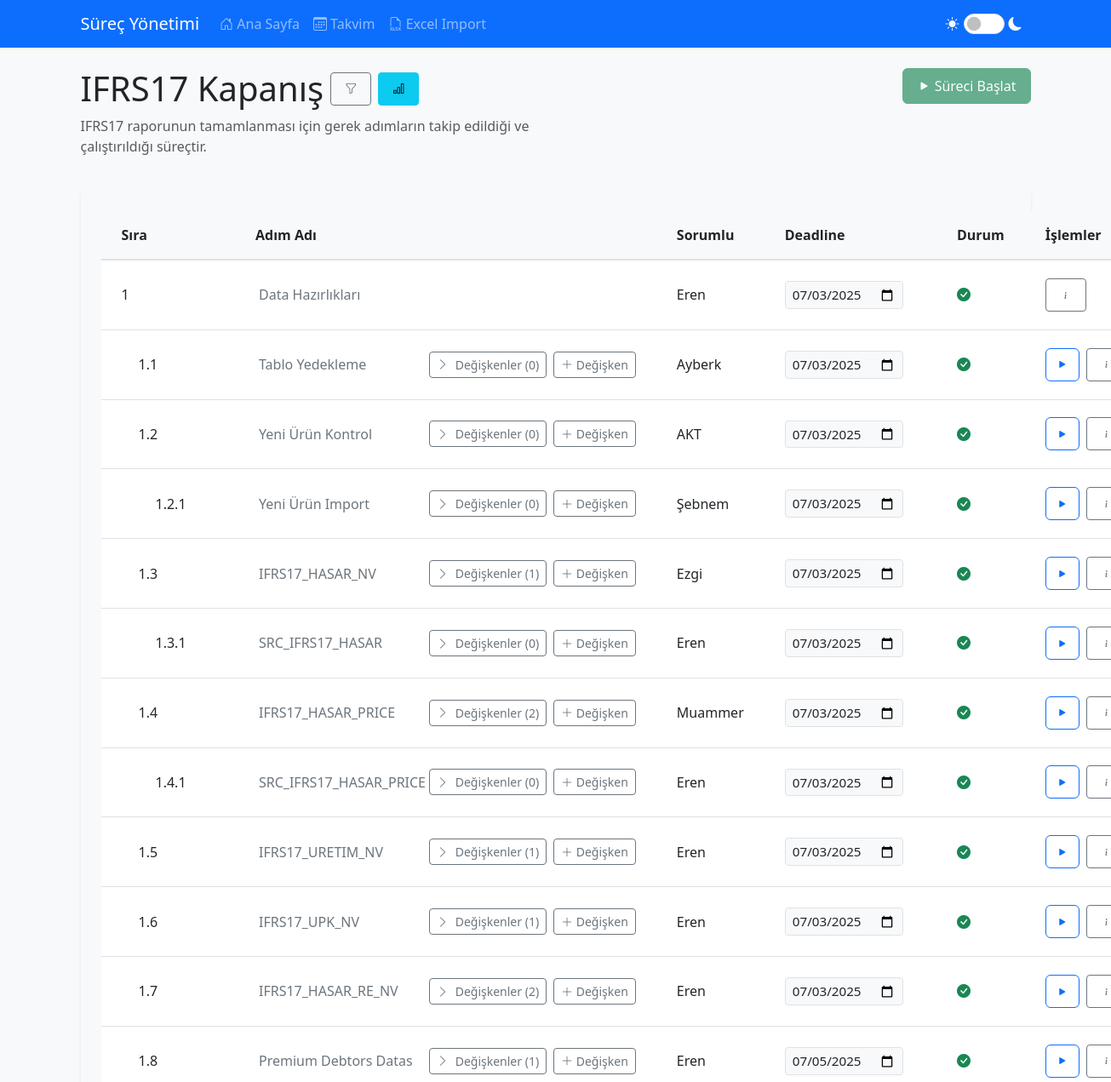
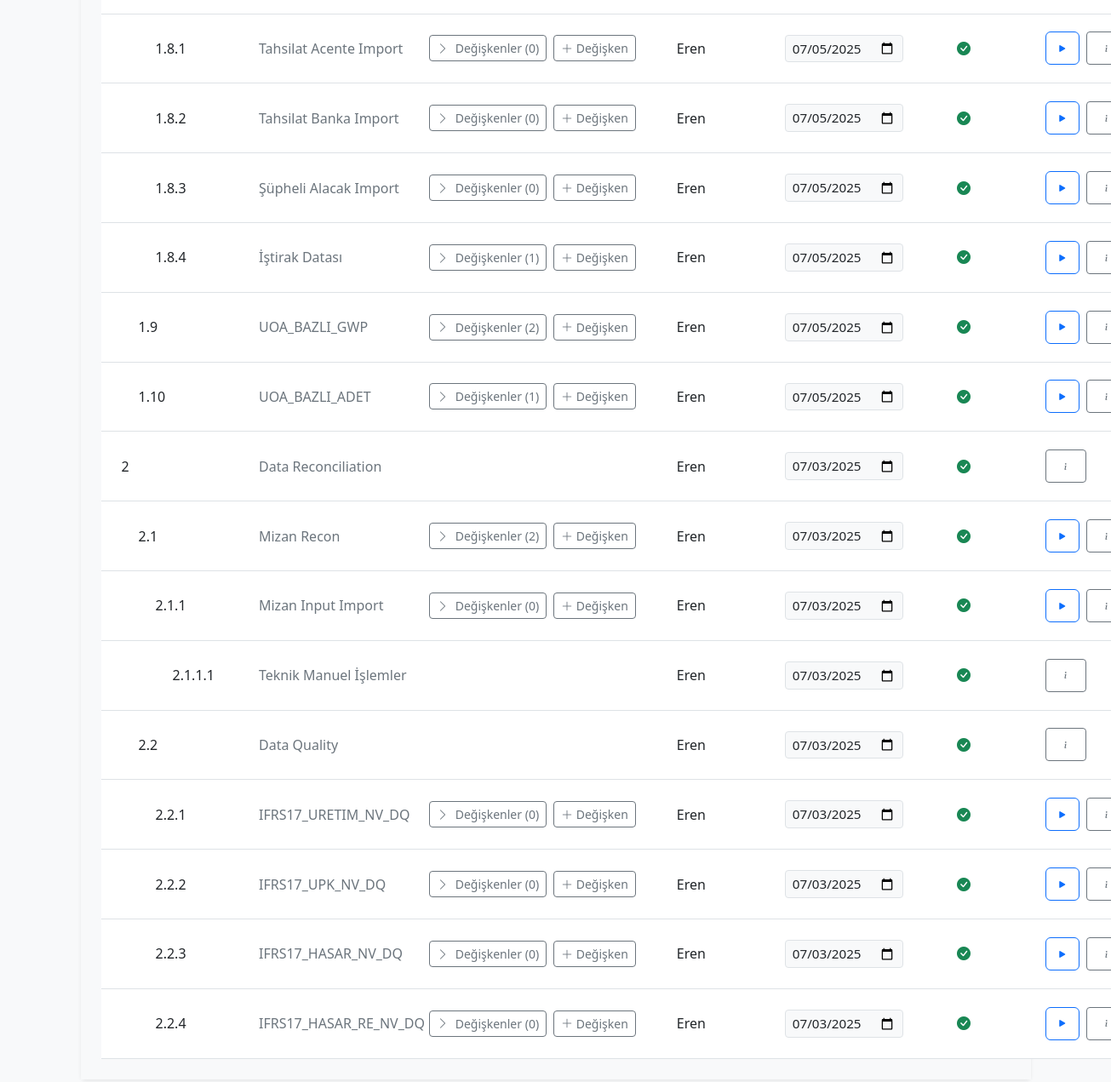
/process/32, run on the app's committed database (2 pictures, top to bottom).
### app.py (models this page shows, shortened)
class Process(db.Model):
    id = db.Column(db.Integer, primary_key=True)
    name = db.Column(db.String(100), nullable=False)
    description = db.Column(db.Text)
    created_at = db.Column(db.DateTime, default=datetime.now)
    is_started = db.Column(db.Boolean, default=False)
    started_at = db.Column(db.DateTime)
    version = db.Column(db.Integer, nullable=False, default=1)
    year = db.Column(db.Integer, nullable=False, default=lambda: datetime.now().year)
    category_id = db.Column(db.Integer, db.ForeignKey('process_category.id', name='fk_process_category'), nullable=True)
    steps = db.relationship('Step', backref='process', lazy=True, cascade='all, delete-orphan')

class Step(db.Model):
    id = db.Column(db.Integer, primary_key=True)
    step_number = db.Column(db.Integer)
    name = db.Column(db.String(100), nullable=False)
    description = db.Column(db.Text)
    type = db.Column(db.String(50))
    file_path = db.Column(db.String(255))
    order = db.Column(db.Integer)
    parent_id = db.Column(db.Integer, db.ForeignKey('step.id', ondelete='CASCADE'), nullable=True)
    process_id = db.Column(db.Integer, db.ForeignKey('process.id', ondelete='CASCADE'), nullable=False)
    responsible = db.Column(db.String(100))
    reviewer = db.Column(db.String(100))
    status = db.Column(db.String(20), default='not_started')
    version = db.Column(db.Integer, nullable=False, default=1)
    deadline = db.Column(db.DateTime, nullable=True)
    import_process_id = db.Column(db.Integer, db.ForeignKey('import_process.id', ondelete='SET NULL'), nullable=True)
    dependencies = db.relationship('StepDependency',
                                 foreign_keys='StepDependency.step_id',
                                 backref='dependent_step',
                                 lazy=True,
                                 cascade='all, delete-orphan')
    sub_steps = db.relationship('Step',
                              backref=db.backref('parent', remote_side=[id]),
                              lazy=True,
                              cascade='all, delete-orphan')
    variables = db.relationship('StepVariable',
                              backref='step',
                              lazy=True,
                              cascade='all, delete-orphan')
    completed_at = db.Column(db.DateTime)
    def get_full_order(self):
        if not self.parent_id:
            return str(self.order)
        parent = self.parent
        if not parent.parent_id:
            return f"{parent.order}.{self.order}"
        else:
            return f"{parent.get_full_order()}.{self.order}"

### app.py (the view)
@app.route('/process/<int:process_id>')
def process_detail(process_id):
    response = make_response("aaa")
    response.headers["Cache-Control"]= "no-store, no-cache, must-revalidate, max-age=0"
    response.headers["Pragma"]="no-cache"
    response.headers["Expires"]=0
    process = Process.query.get_or_404(process_id)
    main_steps = Step.query.filter_by(
        process_id=process_id,
        parent_id=None
    ).order_by(Step.order).all()
    organized_steps = []
    for main_step in main_steps:
        organized_steps.append(main_step)
        organized_steps.extend(get_substeps_recursive(main_step.id))
    for step in organized_steps:
        step.variables = StepVariable.query.filter_by(step_id=step.id).all()
    return render_template('process_detail.html',
                         process=process,
                         steps=organized_steps,
                         now=datetime.now())

### app.py (called while the page is built)
@app.template_filter('format_datetime')
def format_datetime(value):
    if not value:
        return ''
    try:
        if isinstance(value, str):
            dt = datetime.strptime(value, '%Y-%m-%d %H:%M:%S')
        else:
            dt = value
        return dt.strftime('%d.%m.%Y %H:%M')
    except:
        return value

def get_substeps_recursive(parent_id):
    substeps = []
    direct_substeps = Step.query.filter_by(parent_id=parent_id).order_by(Step.order).all()
    for substep in direct_substeps:
        substep.variables = StepVariable.query.filter_by(step_id=substep.id).all()
        substeps.append(substep)
        substeps.extend(get_substeps_recursive(substep.id))
    return substeps

@app.before_request
def before_request():
    if not getattr(app, '_got_first_request', False):
        check_process_status()
        app._got_first_request = True

### templates/process_detail.html (shortened to what this page needs)
{% extends "base.html" %}
{% block content %}
<div class="row mb-4">
    <div class="col">
        <div class="d-flex align-items-center gap-2">
            <h1 class="mb-0">{{ process.name }}</h1>
            <button class="btn btn-outline-secondary btn-sm" type="button" data-bs-toggle="collapse"
                data-bs-target="#filterCollapse" aria-expanded="false" aria-controls="filterCollapse"
                title="Filtreleri Göster/Gizle">
                <i class="bi bi-funnel"></i>
            </button>
            <a href="{{ url_for('process_stats', process_id=process.id) }}" class="btn btn-info btn-sm"
                title="İstatistikler">
                <i class="bi bi-bar-chart"></i>
            </a>
        </div>
        <p class="text-muted mt-2">{{ process.description }}</p>
    </div>
    <div class="col text-end">
        <form action="{{ url_for('start_process', process_id=process.id) }}" method="POST" class="d-inline">
            <button type="submit" class="btn btn-success" {% if process.is_started %}disabled{% endif %}>
                <i class="bi bi-play-fill"></i> Süreci Başlat
            </button>
        </form>
    </div>
</div>
<div class="card">
    <div class="card-body">
        <div class="table-responsive">
            <table class="table table-hover mb-0">
                <thead>
                    <tr>
                        <th style="width: 10%">Sıra</th>
                        <th style="width: 40%">Adım Adı</th>
                        <th style="width: 20%">Sorumlu</th>
                        <th style="width: 5%">Deadline</th>
                        <th style="width: 15%">Durum</th>
                        <th style="width: 10%">İşlemler</th>
                    </tr>
                </thead>
                <tbody>
                    {% for step in steps %}
                    <tr class="{{ 'sub-step' if step.parent_id }}" {% if step.parent_id
                        %}data-parent-id="{{ step.parent_id }}" {% endif %} data-step-id="{{ step.id }}"
                        data-step-type="{{ step.type }}" data-file-path="{{ step.file_path or '' }}"
                        data-completed-at="{{ step.completed_at|format_datetime if step.completed_at else '' }}"
                        data-completed-at-iso="{{ step.completed_at.strftime('%Y-%m-%d') if step.completed_at else '' }}"
                        data-description="{{ step.description or '' }}" data-step-name="{{ step.name }}"
                        data-responsible="{{ step.responsible or '' }}" data-status="{{ step.status }}"
                        data-deadline="{{ step.deadline.strftime('%Y-%m-%dT%H:%M') if step.deadline else '' }}">
                        <td>
                            <div class="d-flex align-items-center">
                                <span>{{ step.get_full_order() }}</span>
                            </div>
                        </td>
                        <td>
                            <div class="step-content">
                                <div class="d-flex align-items-center">
                                    <div class="step-name-container d-flex align-items-center">
                                        <span class="step-name" data-step-id="{{ step.id }}">{{ step.name }}</span>
                                    </div>
                                    <div class="action-buttons d-flex gap-2 ms-auto">
                                        {% if step.type in ['python_script', 'sql_script', 'mail', 'sql_procedure',
                                        'excel_import'] and
                                        step.type != 'main_step' %}
                                        <button type="button" class="btn btn-sm btn-outline-secondary show-variables"
                                            data-step-id="{{ step.id }}">
                                            <i class="bi bi-chevron-right me-1"></i> Değişkenler (<span
                                                class="variable-count">{{
                                                step.variables|length }}</span>)
                                        </button>
                                        <a href="{{ url_for('new_variable', step_id=step.id) }}"
                                            class="btn btn-sm btn-outline-secondary">
                                            <i class="bi bi-plus-lg"></i> Değişken
                                        </a>
                                        {% endif %}
                                    </div>
                                </div>
                            </div>
                        </td>
                        <td>
                            <div class="step-responsible-container">
                                <span class="step-responsible" data-step-id="{{ step.id }}">{{ step.responsible or
                                    'Sorumlu ekle...' }}</span>
                            </div>
                        </td>
                        <td>
                            <input type="date" class="form-control form-control-sm deadline-input"
                                data-step-id="{{ step.id }}"
                                value="{{ step.deadline.strftime('%Y-%m-%d') if step.deadline else '' }}"
                                title="Deadline">
                        </td>
                        <td>
                            <div class="step-status">
                                {% if step.status == 'done' %}
                                <i class="bi bi-check-circle-fill text-success"></i>
                                {% elif step.status == 'running' %}
                                <i class="bi bi-arrow-repeat text-primary"></i>
                                {% elif step.status == 'failed' %}
                                <i class="bi bi-x-circle-fill text-danger"></i>
                                {% else %}
                                <i class="bi bi-circle text-muted"></i>
                                {% endif %}
                            </div>
                        </td>
                        <td>
                            <div class="d-flex gap-2">
                                {% if process.is_started and step.type != 'main_step' %}
                                <div class="btn-group">
                                    <button type="button" class="btn btn-sm btn-outline-primary execute-step"
                                        data-step-id="{{ step.id }}" title="Çalıştır">
                                        <i class="bi bi-play-fill"></i>
                                    </button>
                                </div>
                                {% endif %}
                                <button type="button" class="btn btn-sm btn-outline-secondary show-step-details"
                                    data-step-id="{{ step.id }}" title="Adım Detayı">
                                    <i class="bi bi-info"></i>
                                </button>
                            </div>
                        </td>
                    </tr>
                    {% endfor %}
                </tbody>
            </table>
        </div>
    </div>
</div>
{% endblock %}

### static/css/style.css (style rules this page uses)
body { background-color: #f8f9fa; }
.table th { background-color: #f8f9fa; border-bottom: 2px solid #dee2e6; white-space: nowrap; padding: 1rem 1.5rem; }
.table td { vertical-align: middle; padding: 1rem 1.5rem; position: relative; }
.table { margin: 0; width: 100%; }
.card-body { padding: 1.5rem; }
.table-responsive { margin: 0; padding: 0; }
.sub-step { background-color: #f8f9fa; }
.card { box-shadow: 0 0.125rem 0.25rem rgba(0, 0, 0, 0.075); border: none; margin-bottom: 1.5rem; }
.form-control, .form-select { margin-bottom: 0.5rem; }
.btn { padding: 0.5rem 1rem; margin: 0; }
.btn-group { gap: 0.5rem; }
.btn-group .btn { margin: 0; padding: 0.375rem 0.75rem; border-radius: 0.375rem !important; }
.btn i { transition: transform 0.2s ease; }
.action-buttons { display: flex; gap: 0.5rem; margin: 0; }
.action-buttons .btn { padding: 0.25rem 0.5rem; font-size: 0.875rem; white-space: nowrap; }
.step-name-container { min-width: 200px; display: flex; align-items: center; justify-content: space-between; flex-grow: 1; }
.step-name, .step-description, .step-filepath { display: inline-block; padding: 0.25rem; border-radius: 0.25rem; cursor: pointer; color: #6c757d; }
.table-responsive { overflow: visible; }
.card { overflow: visible; }
.card-body { overflow: visible; }

### templates/process_detail.html (style rules this page uses)
[data-bs-theme="light"] .card-body { background-color: var(--bs-gray-100); color: var(--bs-dark); }
[data-bs-theme="light"] .form-control { background-color: var(--bs-gray-100); color: var(--bs-dark); }
.step-name, .step-responsible { cursor: default !important; }
.step-content { pointer-events: none; }
.action-buttons { pointer-events: auto; }
.show-step-details { cursor: pointer !important; }
.deadline-input { border: 1px solid var(--bs-border-color); border-radius: 4px; font-size: 0.95rem; width: 90%; margin-top: 0.5rem; }

### data on the page
Process: name "IFRS17 Kapanış", description "IFRS17 raporunun tamamlanması için gerek adımların takip edildiği ve çalıştırıldığı süreçtir."
Step: get_full_order "1", name "Data Hazırlıkları", responsible "Eren", deadline "07/03/2025", status "done" (drawn)
Step: get_full_order "1.1", name "Tablo Yedekleme", variables|length "0", responsible "Ayberk", deadline "07/03/2025", status "done" (drawn)
Step: get_full_order "1.2", name "Yeni Ürün Kontrol", variables|length "0", responsible "AKT", deadline "07/03/2025", status "done" (drawn)
Step: get_full_order "1.2.1", name "Yeni Ürün Import", variables|length "0", responsible "Şebnem", deadline "07/03/2025", status "done" (drawn)
Step: get_full_order "1.3", name "IFRS17_HASAR_NV", variables|length "1", responsible "Ezgi", deadline "07/03/2025", status "done" (drawn)
Step: get_full_order "1.3.1", name "SRC_IFRS17_HASAR", variables|length "0", responsible "Eren", deadline "07/03/2025", status "done" (drawn)
Step: get_full_order "1.4", name "IFRS17_HASAR_PRICE", variables|length "2", responsible "Muammer", deadline "07/03/2025", status "done" (drawn)
Step: get_full_order "1.4.1", name "SRC_IFRS17_HASAR_PRICE", variables|length "0", responsible "Eren", deadline "07/03/2025", status "done" (drawn)
Step: get_full_order "1.5", name "IFRS17_URETIM_NV", variables|length "1", responsible "Eren", deadline "07/03/2025", status "done" (drawn)
Step: get_full_order "1.6", name "IFRS17_UPK_NV", variables|length "1", responsible "Eren", deadline "07/03/2025", status "done" (drawn)
Step: get_full_order "1.7", name "IFRS17_HASAR_RE_NV", variables|length "2", responsible "Eren", deadline "07/03/2025", status "done" (drawn)
Step: get_full_order "1.8", name "Premium Debtors Datas", variables|length "1", responsible "Eren", deadline "07/05/2025", status "done" (drawn)
Step: get_full_order "1.8.1", name "Tahsilat Acente Import", variables|length "0", responsible "Eren", deadline "07/05/2025", status "done" (drawn)
Step: get_full_order "1.8.2", name "Tahsilat Banka Import", variables|length "0", responsible "Eren", deadline "07/05/2025", status "done" (drawn)
Step: get_full_order "1.8.3", name "Şüpheli Alacak Import", variables|length "0", responsible "Eren", deadline "07/05/2025", status "done" (drawn)
Step: get_full_order "1.8.4", name "İştirak Datası", variables|length "1", responsible "Eren", deadline "07/05/2025", status "done" (drawn)
Step: get_full_order "1.9", name "UOA_BAZLI_GWP", variables|length "2", responsible "Eren", deadline "07/05/2025", status "done" (drawn)
Step: get_full_order "1.10", name "UOA_BAZLI_ADET", variables|length "1", responsible "Eren", deadline "07/05/2025", status "done" (drawn)
Step: get_full_order "2", name "Data Reconciliation", responsible "Eren", deadline "07/03/2025", status "done" (drawn)
Step: get_full_order "2.1", name "Mizan Recon", variables|length "2", responsible "Eren", deadline "07/03/2025", status "done" (drawn)
Step: get_full_order "2.1.1", name "Mizan Input Import", variables|length "0", responsible "Eren", deadline "07/03/2025", status "done" (drawn)
Step: get_full_order "2.1.1.1", name "Teknik Manuel İşlemler", responsible "Eren", deadline "07/03/2025", status "done" (drawn)
Step: get_full_order "2.2", name "Data Quality", responsible "Eren", deadline "07/03/2025", status "done" (drawn)
Step: get_full_order "2.2.1", name "IFRS17_URETIM_NV_DQ", variables|length "0", responsible "Eren", deadline "07/03/2025", status "done" (drawn)
Step: get_full_order "2.2.2", name "IFRS17_UPK_NV_DQ", variables|length "0", responsible "Eren", deadline "07/03/2025", status "done" (drawn)
Step: get_full_order "2.2.3", name "IFRS17_HASAR_NV_DQ", variables|length "0", responsible "Eren", deadline "07/03/2025", status "done" (drawn)
Step: get_full_order "2.2.4", name "IFRS17_HASAR_RE_NV_DQ", variables|length "0", responsible "Eren", deadline "07/03/2025", status "done" (drawn)
